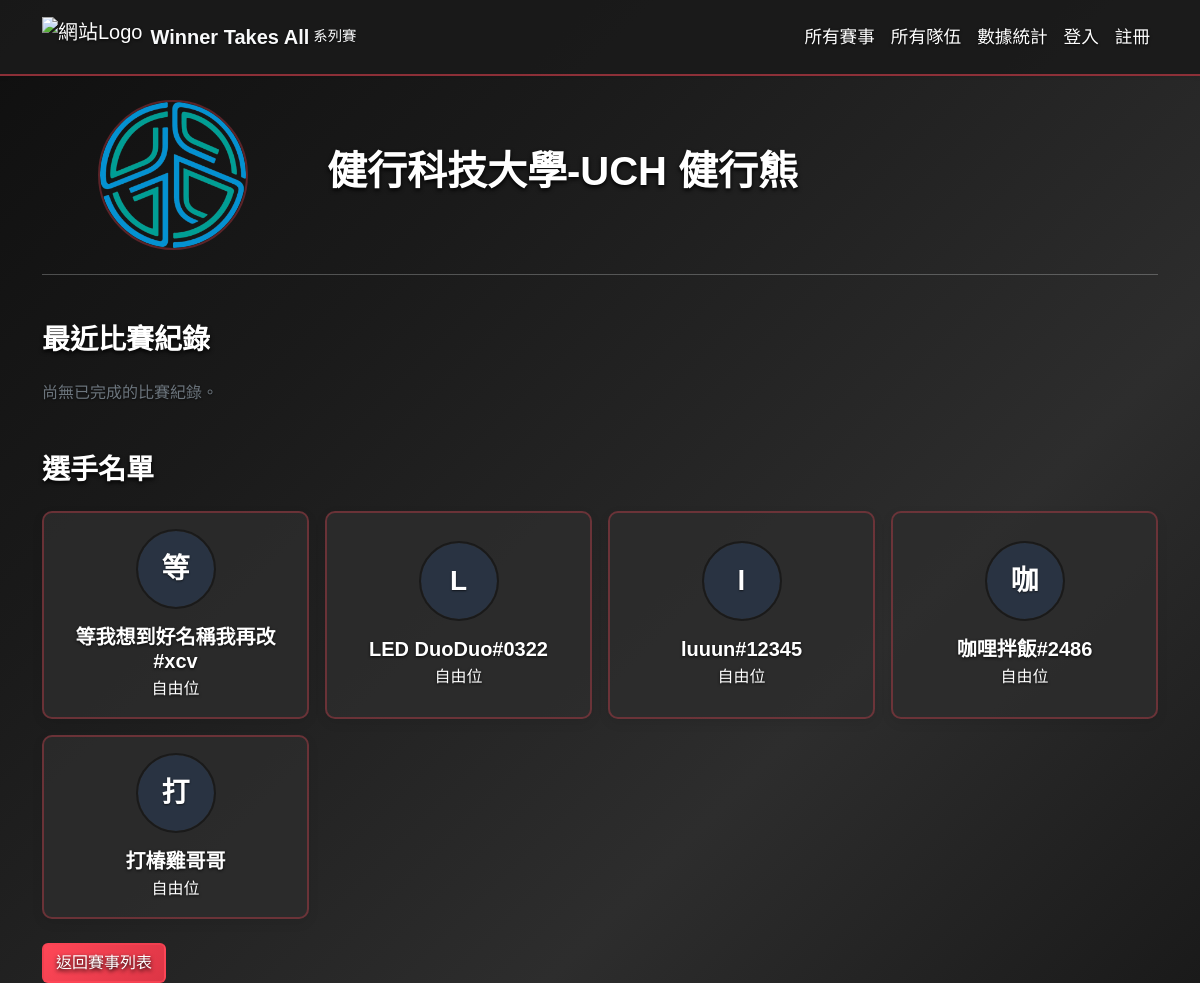
The app's page /teams/31/ with its own data.
### tournaments/models.py (models this page shows, shortened)
class Team(models.Model):
    name = models.CharField(max_length=100, unique=True, verbose_name="隊伍名稱")
    logo = models.ImageField(upload_to='team_logos/', null=True, blank=True, verbose_name="隊伍Logo")

class Player(models.Model):
    nickname = models.CharField(max_length=100, verbose_name="遊戲內暱稱")
    team = models.ForeignKey(Team, on_delete=models.CASCADE, related_name='players', verbose_name="所屬隊伍")
    avatar = models.ImageField(upload_to='player_avatars/', null=True, blank=True, verbose_name="選手頭像")
    role = models.CharField(
        max_length=20,
        choices=PLAYER_ROLES,
        default='Flex',
        verbose_name='角色定位'
    )

### tournaments/views.py (the view)
# urls.py: path('teams/<int:pk>/', views.team_detail, name='team_detail'), # 網址用複數 teams 較符合慣例
def team_detail(request, pk):
    team = get_object_or_404(Team, pk=pk)
    players = team.players.all()
    match_history = Match.objects.filter(
        Q(team1=team) | Q(team2=team),
        status='completed' # 只顯示已完成的比賽
    ).select_related('team1', 'team2', 'tournament').order_by('-match_time')
    context = {
        'team': team,
        'players': players,
        'match_history': match_history, # 將歷史戰績傳給模板
    }
    return render(request, 'tournaments/team_detail.html', context)

### tournaments/templates/tournaments/team_detail.html (shortened to what this page needs)
{% extends 'tournaments/base.html' %}
{% block content %}
    <div class="row align-items-center mb-4">
        <div class="col-md-3 text-center">
            {% if team.logo %}
                <img src="{{ team.logo.url }}" alt="{{ team.name }} Logo" class="img-fluid rounded-circle" style="max-width: 150px; border: 2px solid var(--border-color);">
            {% else %}
                <div class="p-4 rounded-circle d-inline-flex align-items-center justify-content-center" style="width: 150px; height: 150px; background-color: var(--surface-color); border: 2px solid var(--border-color);">
                    <span class="fs-1 text-secondary">{{ team.name|slice:":1" }}</span>
                </div>
            {% endif %}
        </div>
        <div class="col-md-9">
            <h1>{{ team.name }}</h1>
        </div>
    </div>
    <hr>
<h3 class="mt-5 mb-4">最近比賽紀錄</h3>
<div class="match-history-list" id="match-history-container">
    {% for match in match_history %}
        <div class="match-history-item card card-body mb-2 {% if forloop.counter > 4 %}is_hidden{% endif %}">
            <div class="row align-items-center g-0 text-center text-sm-start">
                <div class="col-12 col-sm-3 text-secondary mb-2 mb-sm-0">
                    <div>{{ match.tournament.name }}</div>
                    <small>第 {{ match.round_number }} 輪</small>
                         {% if match.map %}
                             <div class="mt-1"><span class="badge bg-secondary">{{ match.map }}</span></div>
                         {% endif %}
                </div>
                <div class="col-12 col-sm-6">
                    <div class="row align-items-center g-0">
                        <div class="col-5 d-flex justify-content-end align-items-center pe-2">
                            <span class="team-name d-none d-md-inline-block me-2">{{ match.team1.name }}</span>
                            {% if match.team1.logo %}
                            <img src="{{ match.team1.logo.url }}" class="match-history-logo" alt="{{ match.team1.name }}">
                            {% else %}
                            <div class="match-history-logo no-logo-placeholder-sm bg-secondary text-white-50 d-flex align-items-center justify-content-center">
                                {{ match.team1.name|slice:":1" }}
                            </div>
                            {% endif %}
                        </div>
                        <div class="col-2 text-center px-0">
                            <span class="match-score {% if match.winner == match.team1 %}score-win{% else %}score-lose{% endif %}">
                                {{ match.team1_score }}
                            </span>
                            <span class="mx-1">-</span>
                            <span class="match-score {% if match.winner == match.team2 %}score-win{% else %}score-lose{% endif %}">
                                {{ match.team2_score }}
                            </span>
                        </div>
                        <div class="col-5 d-flex align-items-center ps-2">
                            {% if match.team2.logo %}
                            <img src="{{ match.team2.logo.url }}" class="match-history-logo" alt="{{ match.team2.name }}">
                            {% else %}
                            <div class="match-history-logo no-logo-placeholder-sm bg-secondary text-white-50 d-flex align-items-center justify-content-center">
                                {{ match.team2.name|slice:":1" }}
                            </div>
                            {% endif %}
                            <span class="team-name d-none d-md-inline-block ms-2">{{ match.team2.name }}</span>
                        </div>
                    </div>
                </div>
                <div class="col-12 col-sm-3 text-secondary mt-2 mt-sm-0 text-sm-end">
                    {{ match.match_time|date:"Y-m-d H:i" }}
                </div>
            </div>
        </div>
    {% empty %}
        <p class="text-secondary">尚無已完成的比賽紀錄。</p>
    {% endfor %}
</div>
<h3 class="mt-5 mb-4">選手名單</h3>
<div class="row row-cols-1 row-cols-sm-2 row-cols-md-3 row-cols-lg-4 g-3">
    {% for player in players %}
        <div class="col">
            <a href="{% url 'player_detail' pk=player.pk %}" class="text-decoration-none">
                <div class="card h-100 player-card text-center">
                    <div class="card-body d-flex flex-column justify-content-center align-items-center p-3">
                        <div class="player-avatar-wrapper mb-3">
                            {% if player.avatar %}
                                <img src="{{ player.avatar.url }}" alt="{{ player.nickname }} Avatar">
                            {% else %}
                                <div class="player-avatar-placeholder bg-primary bg-opacity-10 text-primary d-flex align-items-center justify-content-center rounded-circle">
                                    <span class="fw-bold fs-3">{{ player.nickname|slice:":1" }}</span>
                                </div>
                            {% endif %}
                        </div>
                        <h5 class="card-title mb-1">{{ player.nickname }}</h5>
                        <p class="card-text text-secondary mb-0">
                            {% if player.get_role_display %}
                                {{ player.get_role_display }}
                            {% else %}
                                未設定角色
                            {% endif %}
                        </p>
                    </div>
                </div>
            </a>
        </div>
    {% empty %}
        <div class="col-12">
            <p class="text-secondary">目前尚無選手資料。</p>
        </div>
    {% endfor %}
</div>
    <a href="{% url 'tournament_list' %}" class="btn btn-secondary mt-4">返回賽事列表</a>
{% endblock %}

### tournaments/templates/tournaments/base.html (shortened to what this page needs)
{% load static %}
<!DOCTYPE html>
<html lang="zh-Hant">
<head>
    <link href="https://cdn.jsdelivr.net/npm/bootstrap@5.3.3/dist/css/bootstrap.min.css" rel="stylesheet">
    <link rel="stylesheet" href="{% static 'css/custom.css' %}">
</head>
<body>
    <nav class="navbar navbar-expand-lg shadow-sm">
        <div class="container">
            <a class="navbar-brand py-0 d-flex align-items-center" href="{% url 'tournament_list' %}">
                <img src="{% static 'images/logo.png' %}" alt="網站Logo" class="navbar-logo me-2">
                <span class="fw-bold">Winner Takes All</span>
                <span class="text-secondary ms-1" style="font-size: 0.9rem;">系列賽</span>
            </a>
            <div class="collapse navbar-collapse" id="navbarNav">
                <ul class="navbar-nav ms-auto">
    <li class="nav-item">
        <a class="nav-link {% if request.resolver_match.url_name == 'tournament_list' %}active{% endif %}" href="{% url 'tournament_list' %}">所有賽事</a>
    </li>
    <li class="nav-item">
        <a class="nav-link {% if request.resolver_match.url_name == 'team_list' %}active{% endif %}" href="{% url 'team_list' %}">所有隊伍</a>
    </li>
    <li class="nav-item">
        <a class="nav-link {% if request.resolver_match.url_name == 'overall_stats' %}active{% endif %}" href="{% url 'overall_stats' %}">數據統計</a>
    </li>
    {% if user.is_authenticated %}
        <li class="nav-item">
            <a class="nav-link" href="{% url 'dashboard' %}">儀表板</a>
        </li>
        <li class="nav-item">
            <a class="nav-link text-success" href="{% url 'tournament_create_step1' %}">＋ 新賽事</a>
        </li>
        <li class="nav-item">
            <a class="nav-link" href="{% url 'logout' %}">登出</a>
        </li>
    {% else %}
        <li class="nav-item">
            <a class="nav-link" href="{% url 'login' %}">登入</a>
        </li>
        <li class="nav-item">
            <a class="nav-link" href="{% url 'register' %}">註冊</a>
        </li>
    {% endif %}
</ul>
            </div>
        </div>
    </nav>
    <main class="container mt-4">
        {% block content %}
        {% endblock %}
    </main>
</body>
</html>

### tournaments/static/css/custom.css (style rules this page uses)
:root { --primary-color: #1a1a1a; --secondary-color: #2d2d2d; --accent-color: #ff4757; --background-color: #0f0f0f; --surface-color: #2d2d2d; --text-color: #f8f9fa; --text-secondary: #ffffff; --border-color: rgba(255, 71, 87, 0.3); --success-color: #ff4757; --error-color: #ff3742; }
html { background-color: var(--background-color); }
body { font-family: 'Noto Sans TC', sans-serif; background: linear-gradient(135deg, #0f0f0f 0%, #1a1a1a 30%, #2d2d2d 70%, #1a1a1a 100%); color: var(--text-color); background-color: var(--background-color); color: var(--text-color); }
.navbar { background-color: var(--surface-color) !important; border-bottom: 1px solid var(--border-color); box-shadow: 0 2px 4px rgba(0,0,0,0.05); padding-top: 1rem; padding-bottom: 1rem; }
.navbar-logo { height: 40px; width: auto; }
.navbar .navbar-brand span { color: var(--text-color) !important; }
.navbar .navbar-nav .nav-link { font-size: 1.1rem; font-weight: 500; color: var(--text-secondary) !important; transition: color 0.3s ease; }
h1, h2, h3, h4, h5 { color: var(--text-color); font-weight: 700; }
.card { background-color: var(--surface-color); border: 1px solid var(--border-color); border-radius: 8px; box-shadow: 0 4px 12px rgba(0,0,0,0.08); transition: all 0.3s ease; }
.card-body { color: var(--text-color); }
.card-title { color: var(--primary-color); }
.player-card { border-radius: 10px; transition: all 0.3s ease; }
.player-avatar-wrapper { width: 80px; height: 80px; border-radius: 50%; overflow: hidden; border: 2px solid var(--primary-color); display: flex; align-items: center; justify-content: center; background-color: var(--surface-color); }
.player-avatar-placeholder { width: 100%; height: 100%; font-size: 2rem; }
h1, h2, h3, h4, h5 { color: #ffffff !important; text-shadow: 0 2px 4px rgba(0, 0, 0, 1) !important; text-rendering: optimizeLegibility !important; -webkit-font-smoothing: antialiased !important; }
.card { background: rgba(45, 45, 45, 0.8) !important; border: 2px solid rgba(255, 71, 87, 0.3) !important; }
.card-body { color: #ffffff !important; text-shadow: 0 1px 3px rgba(0, 0, 0, 0.8) !important; }
.card-title, .card-text { color: #ffffff !important; text-shadow: 0 1px 3px rgba(0, 0, 0, 0.8) !important; }
.navbar { background: rgba(26, 26, 26, 0.9) !important; border-bottom: 2px solid rgba(255, 71, 87, 0.5) !important; }
.navbar-brand, .navbar-nav .nav-link { color: #ffffff !important; text-shadow: 0 1px 3px rgba(0, 0, 0, 0.8) !important; }
.btn, .btn-primary { background: linear-gradient(135deg, #ff4757, #dc3545) !important; border: 2px solid rgba(255, 71, 87, 0.6) !important; color: #ffffff !important; text-shadow: 0 2px 4px rgba(0, 0, 0, 1) !important; }
p, span, div, li { color: #ffffff !important; text-shadow: 0 1px 2px rgba(0, 0, 0, 0.6) !important; }
a { color: #ff4757 !important; }

### records on screen
Team: logo (picture), name "健行科技大學-UCH 健行熊"
Player: nickname "等", nickname "等我想到好名稱我再改#xcv", role "自由位"
Player: nickname "L", nickname "LED DuoDuo#0322", role "自由位"
Player: nickname "l", nickname "luuun#12345", role "自由位"
Player: nickname "咖", nickname "咖哩拌飯#2486", role "自由位"
Player: nickname "打", nickname "打椿雞哥哥", role "自由位"
